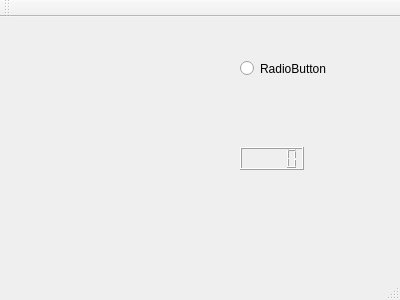
<?xml version="1.0" encoding="UTF-8"?>
<ui version="4.0">
 <class>MainWindow</class>
 <widget class="QMainWindow" name="MainWindow">
  <property name="geometry">
   <rect>
    <x>0</x>
    <y>0</y>
    <width>400</width>
    <height>300</height>
   </rect>
  </property>
  <property name="windowTitle">
   <string>MainWindow</string>
  </property>
  <widget class="QWidget" name="centralWidget">
   <widget class="QLCDNumber" name="lcdNumber">
    <property name="geometry">
     <rect>
      <x>240</x>
      <y>130</y>
      <width>64</width>
      <height>23</height>
     </rect>
    </property>
   </widget>
   <widget class="QRadioButton" name="radioButton">
    <property name="geometry">
     <rect>
      <x>240</x>
      <y>40</y>
      <width>112</width>
      <height>23</height>
     </rect>
    </property>
    <property name="text">
     <string>RadioButton</string>
    </property>
   </widget>
  </widget>
  <widget class="QMenuBar" name="menuBar">
   <property name="geometry">
    <rect>
     <x>0</x>
     <y>0</y>
     <width>400</width>
     <height>22</height>
    </rect>
   </property>
  </widget>
  <widget class="QToolBar" name="mainToolBar">
   <attribute name="toolBarArea">
    <enum>TopToolBarArea</enum>
   </attribute>
   <attribute name="toolBarBreak">
    <bool>false</bool>
   </attribute>
  </widget>
  <widget class="QStatusBar" name="statusBar"/>
 </widget>
 <layoutdefault spacing="6" margin="11"/>
 <resources/>
 <connections/>
</ui>
